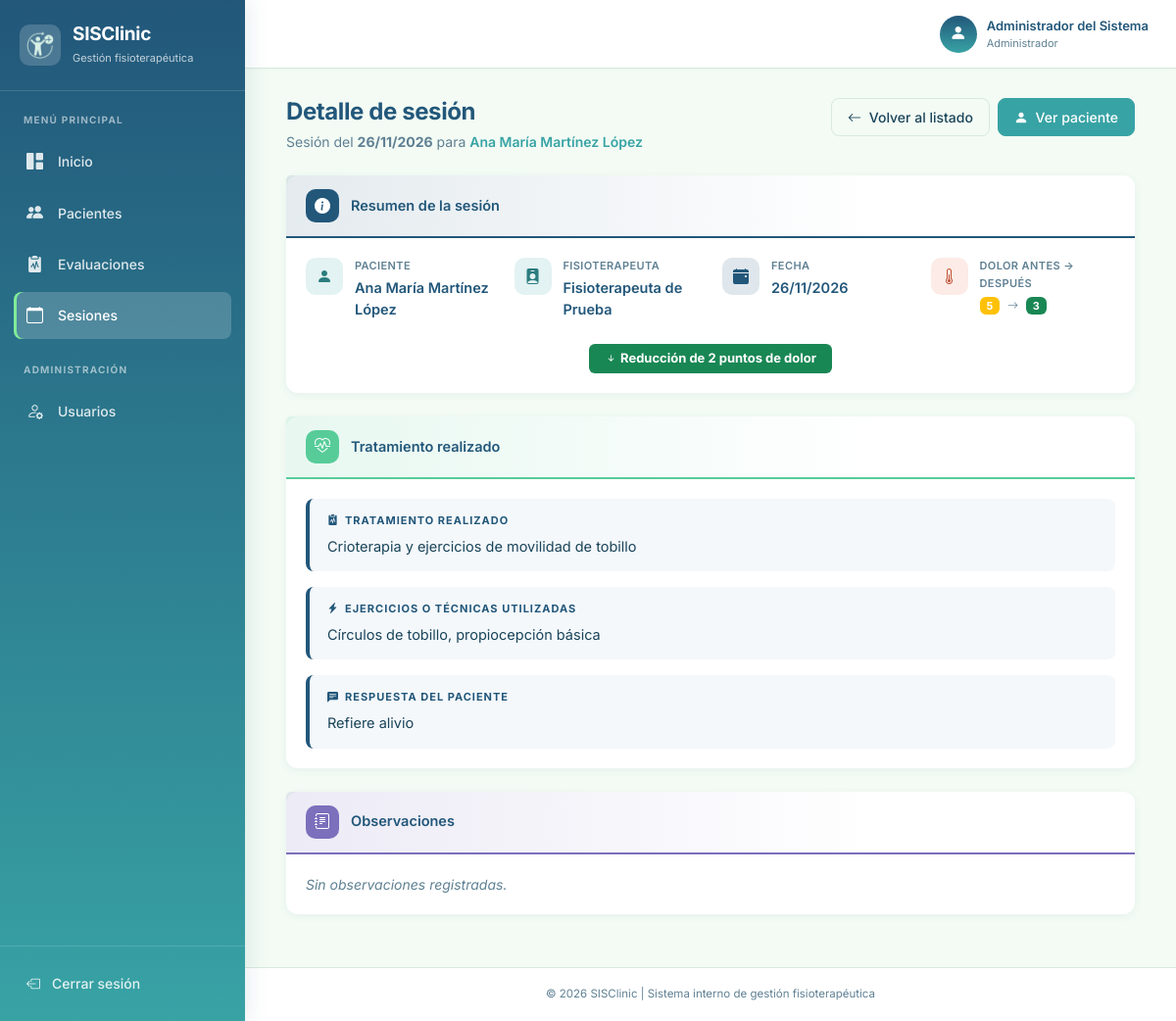
Screenshot of /modules/sesiones/ver.php?id=2 (signed in) with the database file from the repository.
### tables this page shows
CREATE TABLE sesiones (
    id_sesion             INT AUTO_INCREMENT PRIMARY KEY,
    id_paciente           INT  NOT NULL,
    id_usuario            INT  NOT NULL,
    fecha                 DATE NOT NULL,
    dolor_inicial         TINYINT NOT NULL,
    tratamiento_realizado TEXT NOT NULL,
    ejercicios_tecnicas   TEXT NULL,
    respuesta_paciente    TEXT NULL,
    dolor_final           TINYINT NOT NULL,
    observaciones         TEXT NULL,
    CONSTRAINT chk_ses_dolor_inicial CHECK (dolor_inicial BETWEEN 0 AND 10),
    CONSTRAINT chk_ses_dolor_final   CHECK (dolor_final   BETWEEN 0 AND 10),
    CONSTRAINT fk_ses_paciente FOREIGN KEY (id_paciente)
        REFERENCES pacientes(id_paciente) ON DELETE RESTRICT ON UPDATE CASCADE,
    CONSTRAINT fk_ses_usuario FOREIGN KEY (id_usuario)
        REFERENCES usuarios(id_usuario) ON DELETE RESTRICT ON UPDATE CASCADE
);

CREATE TABLE pacientes (
    id_paciente        INT AUTO_INCREMENT PRIMARY KEY,
    nombres            VARCHAR(100) NOT NULL,
    apellidos          VARCHAR(100) NOT NULL,
    fecha_nacimiento   DATE         NOT NULL,
    sexo               ENUM('Femenino','Masculino') NOT NULL,
    telefono           VARCHAR(20)  NOT NULL,
    correo             VARCHAR(100) NULL,
    direccion          VARCHAR(200) NULL,
    motivo_consulta    TEXT         NOT NULL,
    diagnostico_medico TEXT         NULL,
    antecedentes       TEXT         NULL,
    observaciones      TEXT         NULL,
    fecha_registro     TIMESTAMP    NOT NULL DEFAULT CURRENT_TIMESTAMP
);

CREATE TABLE usuarios (
    id_usuario      INT AUTO_INCREMENT PRIMARY KEY,
    nombre_completo VARCHAR(100) NOT NULL,
    usuario         VARCHAR(50)  NOT NULL UNIQUE,
    contrasena      VARCHAR(255) NOT NULL,           
    rol             ENUM('Administrador','Fisioterapeuta') NOT NULL,
    estado          TINYINT(1)   NOT NULL DEFAULT 1  
);

### modules/sesiones/ver.php (the view, shortened to what this page needs)
<?php
require_once __DIR__ . '/../../conexion.php';
require_once __DIR__ . '/../../includes/header.php';
require_once __DIR__ . '/../../includes/navbar.php';
$id_sesion = isset($_GET['id']) ? (int) $_GET['id'] : 0;
$sql = "SELECT s.*,
               p.id_paciente,
               p.nombres   AS paciente_nombres,
               p.apellidos AS paciente_apellidos,
               u.nombre_completo AS fisioterapeuta
        FROM sesiones s
        INNER JOIN pacientes p ON p.id_paciente = s.id_paciente
        INNER JOIN usuarios  u ON u.id_usuario  = s.id_usuario
        WHERE s.id_sesion = ?
        LIMIT 1";
$stmt = mysqli_prepare($con, $sql);
mysqli_stmt_bind_param($stmt, 'i', $id_sesion);
mysqli_stmt_execute($stmt);
$res = mysqli_stmt_get_result($stmt);
$sesion = mysqli_fetch_assoc($res);
function color_dolor(int $dolor): string {
    if ($dolor <= 3) return 'success';
    if ($dolor <= 6) return 'warning';
    return 'danger';
}
$dolor_ini    = (int) $sesion['dolor_inicial'];
$dolor_fin    = (int) $sesion['dolor_final'];
$mejora       = $dolor_ini - $dolor_fin;
?>
<div class="container-fluid">
    <div class="d-flex justify-content-between align-items-start flex-wrap gap-3 mb-4">
        <div>
            <h1 class="page-title">Detalle de sesión</h1>
            <p class="page-subtitle mb-0">
                Sesión del
                <strong><?= htmlspecialchars(date('d/m/Y', strtotime($sesion['fecha']))) ?></strong>
                para
                <a href="<?= BASE_URL ?>/modules/pacientes/ver.php?id=<?= (int) $sesion['id_paciente'] ?>"
                   style="color: var(--color-primary); font-weight: 600;">
                    <?= htmlspecialchars($sesion['paciente_nombres'] . ' ' . $sesion['paciente_apellidos']) ?>
                </a>
            </p>
        </div>
        <div class="d-flex gap-2">
            <a href="<?= BASE_URL ?>/modules/sesiones/index.php" class="btn btn-light">
                <i class="bi bi-arrow-left me-1"></i> Volver al listado
            </a>
            <a href="<?= BASE_URL ?>/modules/pacientes/ver.php?id=<?= (int) $sesion['id_paciente'] ?>"
               class="btn btn-primary">
                <i class="bi bi-person-fill me-1"></i> Ver paciente
            </a>
        </div>
    </div>
    <div class="card card-section card-section--blue mb-4">
        <div class="card-header">
            <span class="section-icon"><i class="bi bi-info-circle-fill"></i></span>
            <strong>Resumen de la sesión</strong>
        </div>
        <div class="card-body">
            <div class="row g-4">
                <div class="col-md-6 col-lg-3">
                    <div class="info-field info-field--teal">
                        <span class="info-field-icon"><i class="bi bi-person-fill"></i></span>
                        <div class="info-field-body">
                            <span class="info-field-label">Paciente</span>
                            <span class="info-field-value"><?= htmlspecialchars($sesion['paciente_nombres'] . ' ' . $sesion['paciente_apellidos']) ?></span>
                        </div>
                    </div>
                </div>
                <div class="col-md-6 col-lg-3">
                    <div class="info-field info-field--teal">
                        <span class="info-field-icon"><i class="bi bi-person-badge-fill"></i></span>
                        <div class="info-field-body">
                            <span class="info-field-label">Fisioterapeuta</span>
                            <span class="info-field-value"><?= htmlspecialchars($sesion['fisioterapeuta']) ?></span>
                        </div>
                    </div>
                </div>
                <div class="col-md-6 col-lg-3">
                    <div class="info-field info-field--blue">
                        <span class="info-field-icon"><i class="bi bi-calendar-event-fill"></i></span>
                        <div class="info-field-body">
                            <span class="info-field-label">Fecha</span>
                            <span class="info-field-value"><?= htmlspecialchars(date('d/m/Y', strtotime($sesion['fecha']))) ?></span>
                        </div>
                    </div>
                </div>
                <div class="col-md-6 col-lg-3">
                    <div class="info-field info-field--coral">
                        <span class="info-field-icon"><i class="bi bi-thermometer-half"></i></span>
                        <div class="info-field-body">
                            <span class="info-field-label">Dolor antes → después</span>
                            <span class="info-field-value">
                                <span class="badge bg-<?= color_dolor($dolor_ini) ?>"><?= $dolor_ini ?></span>
                                <i class="bi bi-arrow-right mx-1" style="font-size: 11px; color: var(--color-muted);"></i>
                                <span class="badge bg-<?= color_dolor($dolor_fin) ?>"><?= $dolor_fin ?></span>
                            </span>
                        </div>
                    </div>
                </div>
            </div>
            <div class="mt-4 text-center">
                <?php if ($mejora > 0): ?>
                    <span class="badge bg-success" style="font-size: 13px; padding: 8px 16px;">
                        <i class="bi bi-arrow-down-short"></i> Reducción de <?= $mejora ?> punto<?= $mejora === 1 ? '' : 's' ?> de dolor
                    </span>
                <?php elseif ($mejora < 0): ?>
                    <span class="badge bg-danger" style="font-size: 13px; padding: 8px 16px;">
                        <i class="bi bi-arrow-up-short"></i> Aumento de <?= abs($mejora) ?> punto<?= abs($mejora) === 1 ? '' : 's' ?> de dolor
                    </span>
                <?php else: ?>
                    <span class="badge bg-secondary" style="font-size: 13px; padding: 8px 16px;">
                        <i class="bi bi-dash"></i> Sin cambios en el dolor
                    </span>
                <?php endif; ?>
            </div>
        </div>
    </div>
    <div class="card card-section card-section--emerald mb-4">
        <div class="card-header">
            <span class="section-icon"><i class="bi bi-heart-pulse"></i></span>
            <strong>Tratamiento realizado</strong>
        </div>
        <div class="card-body">
            <div class="clinical-note mb-3">
                <div class="clinical-note-label">
                    <i class="bi bi-clipboard2-pulse-fill"></i>
                    Tratamiento realizado
                </div>
                <p class="clinical-note-value"><?= nl2br(htmlspecialchars($sesion['tratamiento_realizado'])) ?></p>
            </div>
            <div class="clinical-note mb-3">
                <div class="clinical-note-label">
                    <i class="bi bi-lightning-charge-fill"></i>
                    Ejercicios o técnicas utilizadas
                </div>
                <?php if (!empty($sesion['ejercicios_tecnicas'])): ?>
                    <p class="clinical-note-value"><?= nl2br(htmlspecialchars($sesion['ejercicios_tecnicas'])) ?></p>
                <?php else: ?>
                    <p class="clinical-note-value is-empty">Sin ejercicios o técnicas registradas.</p>
                <?php endif; ?>
            </div>
            <div class="clinical-note">
                <div class="clinical-note-label">
                    <i class="bi bi-chat-left-text-fill"></i>
                    Respuesta del paciente
                </div>
                <?php if (!empty($sesion['respuesta_paciente'])): ?>
                    <p class="clinical-note-value"><?= nl2br(htmlspecialchars($sesion['respuesta_paciente'])) ?></p>
                <?php else: ?>
                    <p class="clinical-note-value is-empty">Sin respuesta registrada.</p>
                <?php endif; ?>
            </div>
        </div>
    </div>
    <div class="card card-section card-section--violet mb-4">
        <div class="card-header">
            <span class="section-icon"><i class="bi bi-journal-text"></i></span>
            <strong>Observaciones</strong>
        </div>
        <div class="card-body">
            <?php if (!empty($sesion['observaciones'])): ?>
                <p class="mb-0"><?= nl2br(htmlspecialchars($sesion['observaciones'])) ?></p>
            <?php else: ?>
                <p class="mb-0 is-empty" style="color: var(--color-muted); font-style: italic;">
                    Sin observaciones registradas.
                </p>
            <?php endif; ?>
        </div>
    </div>
</div>
<?php require_once __DIR__ . '/../../includes/footer.php'; ?>

### rows the page displays
sesiones: fecha "26/11/2026", id_paciente.apellidos "Ana María Martínez López", id_usuario.nombre_completo "Fisioterapeuta de Prueba", dolor_inicial "5", dolor_final "3", mejora "2", tratamiento_realizado "Crioterapia y ejercicios de movilidad de tobillo", ejercicios_tecnicas "Círculos de tobillo, propiocepción básica", respuesta_paciente "Refiere alivio"

### other values shown
$nombre_usuario "Administrador del Sistema"
$rol_usuario "Administrador"
